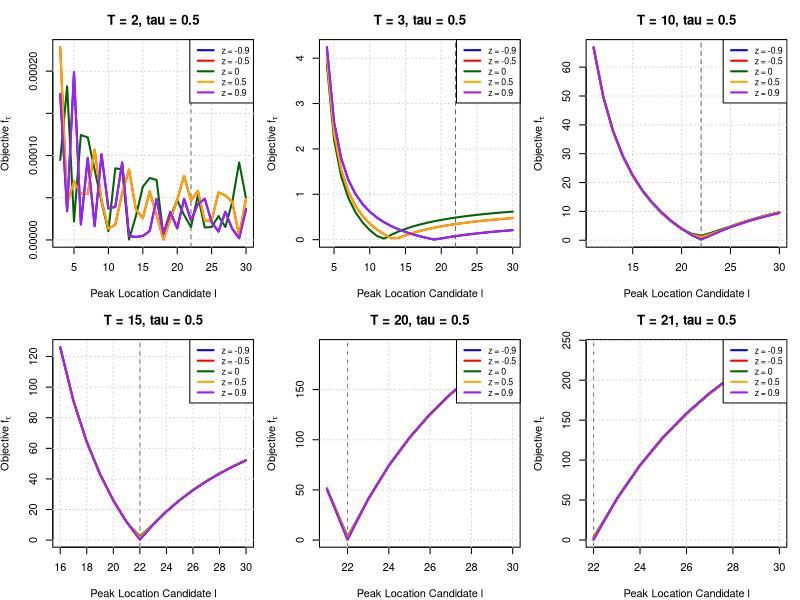
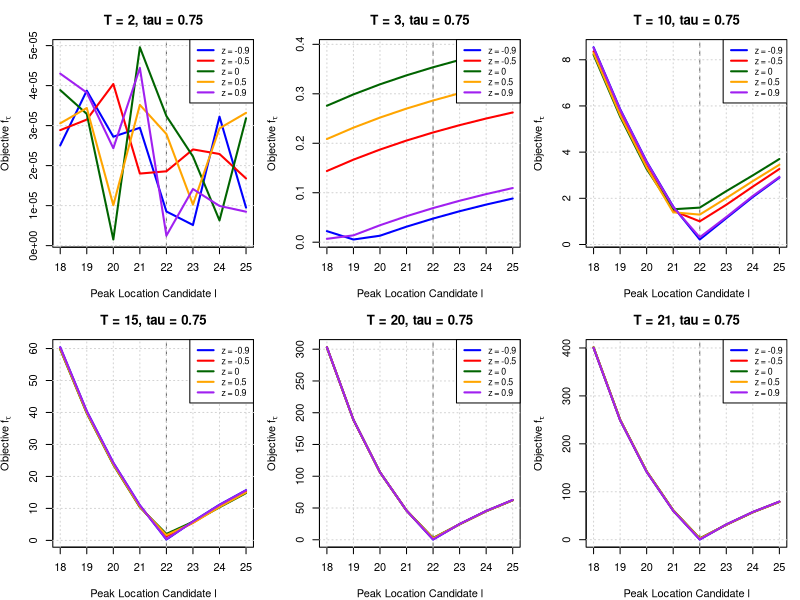
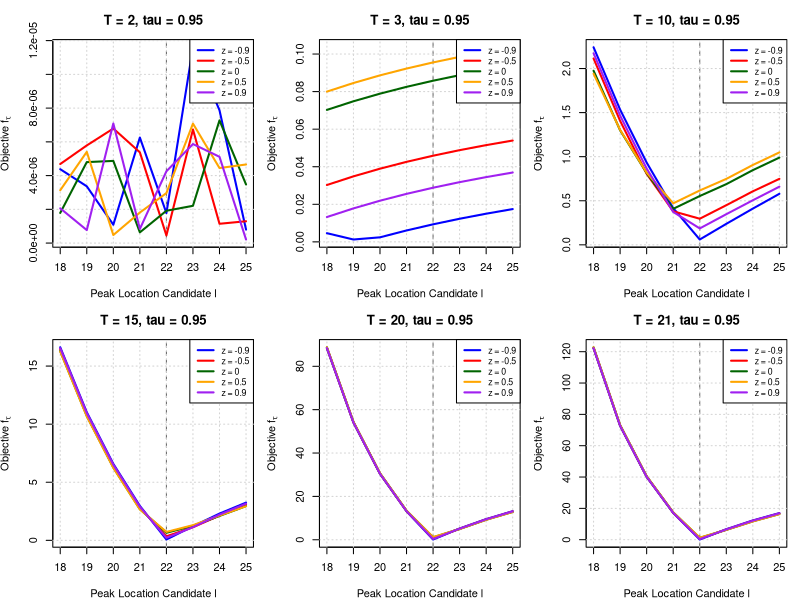

Write R code to recreate these figures, in order.
# # ---------------------------------------------------------------------------
# # Quantile-Based Peak Estimation with Laplace Noise
# # ---------------------------------------------------------------------------
# # Author: Said Maanan
# # Date: 2025-06-12
# # ---------------------------------------------------------------------------
# 
# # ---------------------------------------------------------------------------
# # Laplace Noise Generator
# # ---------------------------------------------------------------------------
# rlaplace <- function(n, location = 0, scale = 1) {
#   u <- runif(n, -0.5, 0.5)
#   location - scale * sign(u) * log(1 - 2 * abs(u))
# }
# 
# # ---------------------------------------------------------------------------
# # Asymmetric Laplace Variance
# # ---------------------------------------------------------------------------
# asy_laplace_variance <- function(tau, z) {
#   stopifnot(tau > 0, tau < 1, abs(z) < 1)
#   mu <- tau / (1 + z) - (1 - tau) / (1 - z)
#   E_X2 <- 2 * tau / (1 + z)^2 + 2 * (1 - tau) / (1 - z)^2
#   return(E_X2 - mu^2)
# }
# 
# # ---------------------------------------------------------------------------
# # Compute scale b for desired SNR
# # ---------------------------------------------------------------------------
# compute_noise_scale <- function(A, SNR_target, tau, z) {
#   sigma2 <- asy_laplace_variance(tau, z)
#   sqrt((A / SNR_target)^2 / sigma2)
# }
# 
# # ---------------------------------------------------------------------------
# # Quantile Loss Function
# # ---------------------------------------------------------------------------
# quantile_loss <- function(u, tau) {
#   u * ( tau - (u < 0) )
# }
# 
# # ---------------------------------------------------------------------------
# # Weighted Quantile (Generalized Algorithm, tau in (0,1))
# # ---------------------------------------------------------------------------
# med_weighted_tau <- function(I, l, s, tau) {
#   T <- length(I)
#   x <- I * exp(((1:T) - l)^2 / s^2)
#   w <- exp(-((1:T) - l)^2 / s^2)
#   o <- order(x)
#   x_sorted <- x[o]
#   w_sorted <- w[o]
#   cum_w <- cumsum(w_sorted)
#   cutoff <- tau * sum(w_sorted)
#   k <- min(which(cum_w >= cutoff))
#   return(x_sorted[k]) 
# }
# 
# # ---------------------------------------------------------------------------
# # Quantile-Based Amplitude Estimation
# # ---------------------------------------------------------------------------
# compute_a <- function(I, l, s, tau) {
#   med_weighted_tau(I, l, s, tau)
# }
# 
# # ---------------------------------------------------------------------------
# # Quantile Loss objective
# # ---------------------------------------------------------------------------
# objective_function <- function(I, a, l, s, tau) {
#   t <- seq_along(I)
#   fitted <- a * exp(-((t - l)^2) / s^2)
#   u <- I - fitted
#   mean(quantile_loss(u, tau))
# }
# 
# # ---------------------------------------------------------------------------
# # Optimize s for a given l
# # ---------------------------------------------------------------------------
# search_best_s <- function(I, l, tau) {
#   f_obj <- function(s) {
#     a_hat <- compute_a(I, l, s, tau)
#     objective_function(I, a_hat, l, s, tau)
#   }
#   optimize(f_obj, interval = c(1, 20), tol = 1e-4)$minimum
# }
# 
# # ---------------------------------------------------------------------------
# # Main simulation function
# # ---------------------------------------------------------------------------
# simulate_quantile_objective <- function(T, A, L, S, h, tau, snr = Inf, z = 0, seed = NULL, l_range = NULL, force_l_gt_T = FALSE) {
#   t <- 1:T
#   signal <- A * exp(-((t - L)^2) / S^2)
#   
#   if (!is.null(seed)) set.seed(seed)
#   
#   if (is.finite(snr)) {
#     b <- compute_noise_scale(A, snr, tau, z)
#     noise <- rlaplace(T, scale = b)
#     I <- signal + noise
#   } else {
#     I <- signal
#   }
#   
#   if (is.null(l_range)) {
#     l_grid <- if (force_l_gt_T) seq(T + 1, h) else if (is.finite(snr)) seq(L - 4, L + 3) else seq(1, h)
#   } else {
#     l_grid <- l_range
#   }
#   
#   losses <- sapply(l_grid, function(l) {
#     s_hat <- search_best_s(I, l, tau)
#     a_hat <- compute_a(I, l, s_hat, tau)
#     objective_function(I, a_hat, l, s_hat, tau)
#   })
#   
#   data.frame(l = l_grid, loss = losses, T = T)
# }
# 
# # ---------------------------------------------------------------------------
# # Plotting utility
# # ---------------------------------------------------------------------------
# plot_quantile_objectives <- function(results, tau, A_true, L_true, S_true, h) {
#   Ts <- unique(results$T)
#   nT <- length(Ts)
#   nrow <- 2
#   ncol <- 3
#   
#   png(filename = paste0("plot_quantile_tau", tau, ".png"),
#       width = 900, height = 600, res = 120)
#   old_par <- par(mfrow = c(nrow, ncol), mar = c(4, 4, 3, 1))
#   on.exit({ par(old_par); dev.off() })
#   
#   for (T_val in Ts) {
#     subset_data <- subset(results, T == T_val)
#     plot(subset_data$l, subset_data$loss, type = "l", lwd = 2, col = "blue",
#          xlab = "Peak Location Candidate l",
#          ylab = expression("Objective " * f[tau]),
#          main = paste0("T = ", T_val, ", tau = ", tau))
#     abline(v = L_true, col = "red", lty = 2)
#     grid()
#   }
# }
# 
# # ---------------------------------------------------------------------------
# # Run simulation and produce plots for tau = 0.5, 0.75, 0.95
# # ---------------------------------------------------------------------------
# A_true <- 15000
# L_true <- 22
# S_true <- 10
# h <- 30
# # Ts_free <- c(2, 3, 10, 20, 21)
# Ts_free <- c(2, 3, 10, 15, 20, 21)
# z <- 0
# snr <- 1000
# 
# for ( tau_val in c(0.5, 0.75, 0.95) ) {
#   results <- do.call(rbind, lapply(Ts_free, function(T) {
#     simulate_quantile_objective(T, A = A_true, L = L_true, S = S_true, h = h,
#                                 tau = tau_val, snr = snr, z = z, force_l_gt_T = ( tau_val == 0.5 )) 
#   }))
#   
#   plot_file <- paste0("plot_quantile_tau", tau_val, ".png")
#   plot_quantile_objectives(results, tau_val, A_true, L_true, S_true, h)
#   
#   cat("Plot for tau =", tau_val, "generated and saved to", plot_file, "\n")
# }
# 
# 
# 
# 
# 
# 
# 
# 
# plot_quantile_objectives_superposed <- function(results, tau, A_true, L_true, S_true, h) {
#   Ts <- sort(unique(results$T))
#   z_vals <- sort(unique(results$z))
#   colors <- c("blue", "red", "darkgreen", "orange", "purple") # match z_vals order
#   nrow <- 2
#   ncol <- 3
#   
#   png(filename = paste0("plot_quantile_tau", tau, "_zcompare.png"),
#       width = 900, height = 600, res = 120)
#   old_par <- par(mfrow = c(nrow, ncol), mar = c(4, 4, 3, 1))
#   on.exit({ par(old_par); dev.off() })
#   
#   for (T_val in Ts) {
#     df_T <- subset(results, T == T_val)
#     x_range <- range(df_T$l)
#     y_range <- range(df_T$loss)
#     
#     plot(NA, xlim = x_range, ylim = y_range,
#          xlab = "Peak Location Candidate l",
#          ylab = expression("Objective " * f[tau]),
#          main = paste0("T = ", T_val, ", tau = ", tau))
#     abline(v = L_true, col = "gray40", lty = 2)
#     grid()
#     
#     for (i in seq_along(z_vals)) {
#       df_z <- subset(df_T, z == z_vals[i])
#       lines(df_z$l, df_z$loss, col = colors[i], lwd = 2)
#     }
#     
#     legend("topright", legend = paste("z =", z_vals),
#            col = colors[1:length(z_vals)], lwd = 2, bty = "o", cex = 0.8)
#   }
# }
# 
# 
# z_vals <- c(-0.9, -0.5, 0, 0.5, 0.9)
# 
# for (tau_val in c(0.5, 0.75, 0.95)) {
#   results_all <- do.call(rbind, lapply(z_vals, function(z) {
#     res_z <- do.call(rbind, lapply(Ts_free, function(T) {
#       simulate_quantile_objective(T, A = A_true, L = L_true, S = S_true, h = h,
#                                   tau = tau_val, snr = snr, z = z, 
#                                   force_l_gt_T = (tau_val == 0.5))
#     }))
#     res_z$z <- z
#     res_z
#   }))
#   
#   plot_file <- paste0("plot_quantile_tau", tau_val, "_zcompare.png")
#   plot_quantile_objectives_superposed(results_all, tau_val, A_true, L_true, S_true, h)
#   cat("Plot for tau =", tau_val, "generated and saved to", plot_file, "\n")
# }


# ---------------------------------------------------------------------------
# Quantile-Based Peak Estimation with Laplace Noise (Multiple z, tau)
# ---------------------------------------------------------------------------
# Author: Said Maanan
# Refactored: 2025-06-13
# ---------------------------------------------------------------------------

# --- Core Functions ---
rlaplace <- function(n, location = 0, scale = 1) {
  u <- runif(n, -0.5, 0.5)
  location - scale * sign(u) * log(1 - 2 * abs(u))
}

asy_laplace_variance <- function(tau, z) {
  stopifnot(tau > 0, tau < 1, abs(z) < 1)
  mu <- tau / (1 + z) - (1 - tau) / (1 - z)
  ex2 <- 2 * tau / (1 + z)^2 + 2 * (1 - tau) / (1 - z)^2
  ex2 - mu^2
}

compute_noise_scale <- function(A, snr, tau, z) {
  sqrt((A / snr)^2 / asy_laplace_variance(tau, z))
}

quantile_loss <- function(u, tau) u * (tau - (u < 0))

med_weighted_tau <- function(I, l, s, tau) {
  T <- length(I)
  x <- I * exp(((1:T) - l)^2 / s^2)
  w <- exp(-((1:T) - l)^2 / s^2)
  o <- order(x)
  x_sorted <- x[o]; w_sorted <- w[o]
  cum_w <- cumsum(w_sorted)
  k <- min(which(cum_w >= tau * sum(w_sorted)))
  x_sorted[k]
}

compute_a <- function(I, l, s, tau) med_weighted_tau(I, l, s, tau)

objective_function <- function(I, a, l, s, tau) {
  t <- seq_along(I)
  fitted <- a * exp(-((t - l)^2) / s^2)
  mean(quantile_loss(I - fitted, tau))
}

search_best_s <- function(I, l, tau) {
  f <- function(s) objective_function(I, compute_a(I, l, s, tau), l, s, tau)
  optimize(f, c(1, 20), tol = 1e-4)$minimum
}

# --- Simulation ---
simulate_quantile_objective <- function(T, A, L, S, h, tau, snr, z, seed = NULL, force_l_gt_T = FALSE) {
  if (!is.null(seed)) set.seed(seed)
  t <- 1:T
  signal <- A * exp(-((t - L)^2) / S^2)
  b <- compute_noise_scale(A, snr, tau, z)
  noise <- rlaplace(T, scale = b)
  I <- signal + noise
  l_grid <- if (force_l_gt_T) seq(T + 1, h) else seq(L - 4, L + 3)
  
  data.frame(
    l = l_grid,
    loss = sapply(l_grid, function(l) {
      s <- search_best_s(I, l, tau)
      a <- compute_a(I, l, s, tau)
      objective_function(I, a, l, s, tau)
    }),
    T = T, z = z
  )
}

# --- Plotting ---
plot_quantile_objectives <- function(results, tau, A_true, L_true, S_true, h, superposed = FALSE) {
  Ts <- sort(unique(results$T))
  z_vals <- sort(unique(results$z))
  colors <- c("blue", "red", "darkgreen", "orange", "purple")
  nrow <- 2; ncol <- 3
  
  fname <- paste0("plot_quantile_tau", tau, if (superposed) "_zcompare" else "", ".png")
  png(filename = fname, width = 900, height = 600, res = 120)
  old_par <- par(mfrow = c(nrow, ncol), mar = c(4, 4, 3, 1))
  on.exit({ par(old_par); dev.off() })
  
  for (T_val in Ts) {
    df_T <- subset(results, T == T_val)
    x_range <- range(df_T$l)
    y_range <- range(df_T$loss)
    
    plot(NA, xlim = x_range, ylim = y_range,
         xlab = "Peak Location Candidate l",
         ylab = expression("Objective " * f[tau]),
         main = paste0("T = ", T_val, ", tau = ", tau))
    abline(v = L_true, col = "gray40", lty = 2)
    grid()
    
    if (superposed) {
      for (i in seq_along(z_vals)) {
        df_z <- subset(df_T, z == z_vals[i])
        lines(df_z$l, df_z$loss, col = colors[i], lwd = 2)
      }
      legend("topright", legend = paste("z =", z_vals), col = colors, lwd = 2, bty = "o", cex = 0.8)
    } else {
      lines(df_T$l, df_T$loss, col = colors[1], lwd = 2)
    }
  }
}

# --- Config ---
A_true <- 15000
L_true <- 22
S_true <- 10
h <- 30
Ts_free <- c(2, 3, 10, 15, 20, 21)
z_vals <- c(-0.9, -0.5, 0, 0.5, 0.9)
snr <- 1000
seed <- 280
tau_vals <- c(0.5, 0.75, 0.95)

# --- Main Loop ---
for (tau in tau_vals) {
  results_all <- do.call(rbind, lapply(z_vals, function(z) {
    res_z <- do.call(rbind, lapply(Ts_free, function(T) {
      simulate_quantile_objective(T, A_true, L_true, S_true, h,
                                  tau, snr, z, seed, force_l_gt_T = (tau == 0.5))
    }))
    res_z$z <- z
    res_z
  }))
  plot_quantile_objectives(results_all, tau, A_true, L_true, S_true, h, superposed = TRUE)
  cat("Plot for tau =", tau, "generated with z comparison.\n")
}
